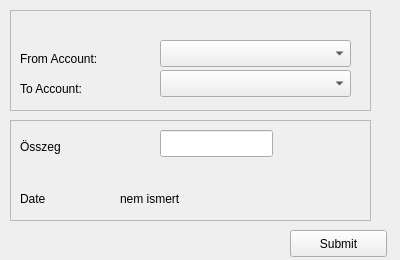
<?xml version="1.0" encoding="UTF-8"?>
<ui version="4.0">
 <class>NewTransaction</class>
 <widget class="QWidget" name="NewTransaction">
  <property name="windowModality">
   <enum>Qt::WindowModal</enum>
  </property>
  <property name="enabled">
   <bool>true</bool>
  </property>
  <property name="geometry">
   <rect>
    <x>0</x>
    <y>0</y>
    <width>400</width>
    <height>260</height>
   </rect>
  </property>
  <property name="sizePolicy">
   <sizepolicy hsizetype="Fixed" vsizetype="Fixed">
    <horstretch>0</horstretch>
    <verstretch>0</verstretch>
   </sizepolicy>
  </property>
  <property name="minimumSize">
   <size>
    <width>311</width>
    <height>223</height>
   </size>
  </property>
  <property name="maximumSize">
   <size>
    <width>400</width>
    <height>260</height>
   </size>
  </property>
  <property name="windowTitle">
   <string>Form</string>
  </property>
  <widget class="QFrame" name="frame">
   <property name="geometry">
    <rect>
     <x>10</x>
     <y>10</y>
     <width>361</width>
     <height>101</height>
    </rect>
   </property>
   <property name="frameShape">
    <enum>QFrame::StyledPanel</enum>
   </property>
   <property name="frameShadow">
    <enum>QFrame::Raised</enum>
   </property>
   <widget class="QLabel" name="label_6">
    <property name="geometry">
     <rect>
      <x>10</x>
      <y>40</y>
      <width>111</width>
      <height>17</height>
     </rect>
    </property>
    <property name="text">
     <string>From Account:</string>
    </property>
   </widget>
   <widget class="QComboBox" name="FromAccountBox">
    <property name="geometry">
     <rect>
      <x>150</x>
      <y>30</y>
      <width>191</width>
      <height>27</height>
     </rect>
    </property>
   </widget>
   <widget class="QLabel" name="label_8">
    <property name="geometry">
     <rect>
      <x>10</x>
      <y>70</y>
      <width>111</width>
      <height>17</height>
     </rect>
    </property>
    <property name="text">
     <string>To Account:</string>
    </property>
   </widget>
   <widget class="QComboBox" name="ToAccountBox">
    <property name="geometry">
     <rect>
      <x>150</x>
      <y>60</y>
      <width>191</width>
      <height>27</height>
     </rect>
    </property>
   </widget>
  </widget>
  <widget class="QFrame" name="frame_3">
   <property name="geometry">
    <rect>
     <x>10</x>
     <y>120</y>
     <width>361</width>
     <height>101</height>
    </rect>
   </property>
   <property name="frameShape">
    <enum>QFrame::StyledPanel</enum>
   </property>
   <property name="frameShadow">
    <enum>QFrame::Raised</enum>
   </property>
   <widget class="QLabel" name="ammountLabel">
    <property name="geometry">
     <rect>
      <x>10</x>
      <y>16</y>
      <width>67</width>
      <height>21</height>
     </rect>
    </property>
    <property name="text">
     <string>Összeg</string>
    </property>
   </widget>
   <widget class="QLabel" name="label_7">
    <property name="geometry">
     <rect>
      <x>10</x>
      <y>70</y>
      <width>81</width>
      <height>17</height>
     </rect>
    </property>
    <property name="text">
     <string>Date</string>
    </property>
   </widget>
   <widget class="QLabel" name="dateLabel">
    <property name="geometry">
     <rect>
      <x>110</x>
      <y>70</y>
      <width>191</width>
      <height>17</height>
     </rect>
    </property>
    <property name="text">
     <string>nem ismert</string>
    </property>
   </widget>
   <widget class="QLineEdit" name="ammountEdit">
    <property name="geometry">
     <rect>
      <x>150</x>
      <y>10</y>
      <width>113</width>
      <height>27</height>
     </rect>
    </property>
   </widget>
  </widget>
  <widget class="QPushButton" name="rentButton">
   <property name="geometry">
    <rect>
     <x>290</x>
     <y>230</y>
     <width>97</width>
     <height>27</height>
    </rect>
   </property>
   <property name="text">
    <string>Submit</string>
   </property>
  </widget>
 </widget>
 <resources/>
 <connections/>
</ui>
